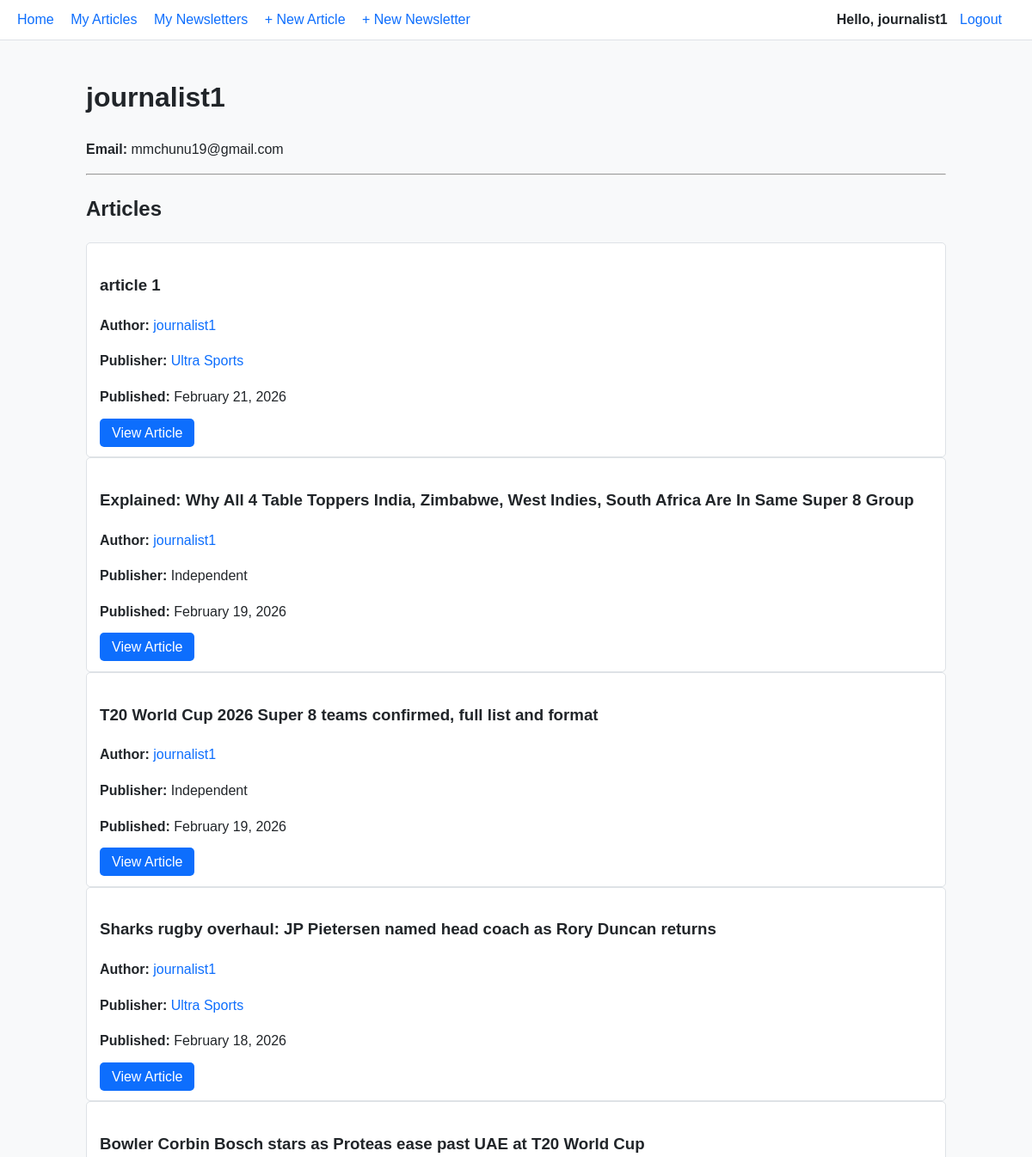
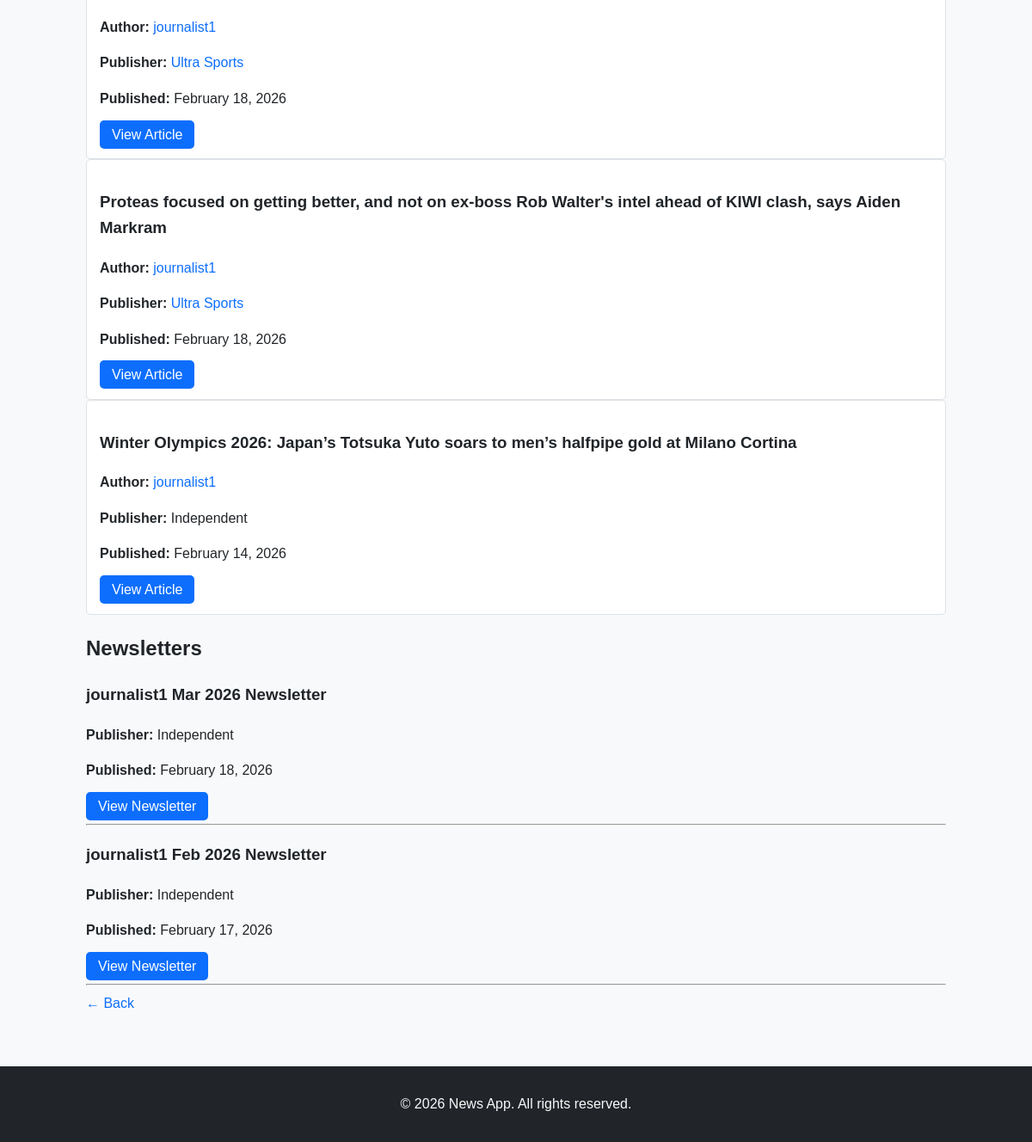
Screenshot of /journalists/10/ (signed in) with the database file from the repository (2 pictures, top to bottom).
### news/models.py (models this page shows, shortened)
class CustomUser(AbstractUser):
    role = models.CharField(
        max_length=20,
        choices=ROLE_CHOICES,
        default=ROLE_READER,
        help_text="Role of the user: Reader, Journalist, or Editor",
    )

class Article(models.Model):
    title = models.CharField(max_length=255, help_text="Title of the article.")
    content = models.TextField(help_text="Full content of the article.")
    author = models.ForeignKey(
        settings.AUTH_USER_MODEL,
        on_delete=models.CASCADE,
        related_name="articles",
        help_text="Journalist who authored the article.",
    )
    publisher = models.ForeignKey(
        Publisher,
        on_delete=models.SET_NULL,
        null=True,
        blank=True,
        related_name="articles",
        help_text="Publisher under which the article is published (optional).",
    )
    is_approved = models.BooleanField(
        default=False,
        help_text="Indicates whether the article has been approved by an editor.",
    )
    created_at = models.DateTimeField(
        auto_now_add=True, help_text="Timestamp when the article was created."
    )
    updated_at = models.DateTimeField(
        auto_now=True, help_text="Timestamp when the article was last updated."
    )
    published_at = models.DateTimeField(
        null=True,
        blank=True,
        help_text="Timestamp when the article is published (approved).",
    )
    class Meta:
        ordering = ["-published_at", "-created_at"]

class Publisher(models.Model):
    name = models.CharField(
        max_length=255, unique=True, help_text="Unique name of the publisher."
    )
    description = models.TextField(
        blank=True, help_text="Optional description of the publisher."
    )
    editors = models.ManyToManyField(
        settings.AUTH_USER_MODEL,
        related_name="editor_publishers",
        blank=True,
        help_text="Editors associated with this publisher.",
    )
    journalists = models.ManyToManyField(
        settings.AUTH_USER_MODEL,
        related_name="journalist_publishers",
        blank=True,
        help_text="Journalists associated with this publisher.",
    )
    created_at = models.DateTimeField(
        auto_now_add=True, help_text="Timestamp when the publisher was created."
    )

class Newsletter(models.Model):
    title = models.CharField(max_length=255)
    content = models.TextField()
    author = models.ForeignKey(
        settings.AUTH_USER_MODEL, on_delete=models.CASCADE, related_name="newsletters"
    )
    publisher = models.ForeignKey(
        "Publisher",
        on_delete=models.SET_NULL,
        null=True,
        blank=True,
        help_text="Required for editors, leave blank for journalists.",
    )
    is_published = models.BooleanField(default=False)
    created_at = models.DateTimeField(auto_now_add=True)
    published_at = models.DateTimeField(null=True, blank=True)
    class Meta:
        ordering = ["-published_at", "-created_at"]

### news/views.py (the view)
# urls.py: path("journalists/<int:pk>/", views.journalist_detail, name="journalist_detail"),
@login_required
def journalist_detail(request, pk):
    journalist = get_object_or_404(User, pk=pk)
    user = request.user
    if journalist.role != "journalist":
        return HttpResponseForbidden("This user is not a journalist.")
    is_subscribed = False
    if request.user.role == "reader":
        is_subscribed = JournalistSubscription.objects.filter(
            reader=request.user, journalist=journalist
        ).exists()
    if user.is_authenticated and user.role == "editor":
        approved_articles = Article.objects.filter(is_approved=True, author=journalist)
        pending_articles = Article.objects.filter(
            is_approved=False, author=journalist, publisher__editors=user
        )
        articles = (approved_articles | pending_articles).distinct()
    else:
        articles = Article.objects.filter(is_approved=True, author=journalist)
    for article in articles:
        article.can_edit = False
        article.can_delete = False
        article.can_approve = False
        if user.is_authenticated:
            if user == article.author:
                article.can_edit = True
                article.can_delete = True
            if (
                article.publisher
                and user.role == "editor"
                and user in article.publisher.editors.all()
            ):
                article.can_edit = True
                article.can_delete = True
                if not article.is_approved:
                    article.can_approve = True
    articles = articles.order_by("-published_at", "-created_at")
    return render(
        request,
        "news/journalist_detail.html",
        {
            "journalist": journalist,
            "is_subscribed": is_subscribed,
            "articles": articles,
        },
    )

### news/templates/news/journalist_detail.html (shortened to what this page needs)
{% extends "news/base.html" %}
{% block content %}
<h1>{{ journalist.username }}</h1>
<p><strong>Email:</strong> {{ journalist.email }}</p>
<hr>
<h2>Articles</h2>
{% include 'news/article_preview.html' with articles=journalist.articles.all %}
<h2>Newsletters</h2>
{% include "news/newsletter_preview.html" with newsletters=journalist.newsletters.all %}
<div>
    <a href="#"
       onclick="if(document.referrer){ history.back(); } else { window.location.href='{% url 'home' %}'; } return false;"
       class="link">
        ← Back
    </a>
</div>
{% endblock %}

### news/templates/news/base.html (shortened to what this page needs)
{% load static %}
<!DOCTYPE html>
<html lang="en">
<head>
    <link rel="stylesheet" href="{% static 'news/css/styles.css' %}">
</head>
<body>
    <div class="site-wrapper">
        <nav class="navbar">
            {% if user.is_authenticated %}
                <div class="nav-left">
                    <a href="{% url 'home' %}">Home</a>
                    {% if user.role == "reader" %}
                        <a href="{% url 'article_list' %}">Articles</a>
                        <a href="{% url 'newsletter_list' %}">Newsletters</a>
                        <a href="{% url 'journalist_list' %}">Journalists</a>
                        <a href="{% url 'publisher_list' %}">Publishers</a>
                        <a href="{% url 'my_subscriptions' %}">My Subscriptions</a>
                    {% elif user.role == "journalist" %}
                        <a href="{% url 'my_articles' %}">My Articles</a>
                        <a href="{% url 'my_newsletters' %}">My Newsletters</a>
                        <a href="{% url 'article_create' %}">+ New Article</a>
                        <a href="{% url 'newsletter_create' %}">+ New Newsletter</a>
                    {% endif %}
                </div>
                <div class="nav-right">
                    <span class="nav-user">Hello, {{ user.username }}</span>
                    <a href="{% url 'logout' %}">Logout</a>
                </div>
            {% endif %}
        </nav>
        <main class="main-content">
            {% block content %}
            {% endblock %}
        </main>
        <footer class="site-footer">
            <p>&copy; 2026 News App. All rights reserved.</p>
        </footer>
    </div>
</body>
</html>

### news/templates/news/article_preview.html (shortened to what this page needs)
{% for article in articles %}
    <div class="article-card">
        <h3>{{ article.title }}</h3>
        <p>
            <strong>Author:</strong>
            {% if user.is_authenticated %}
                <a href="{% url 'journalist_detail' article.author.pk %}" class="link">
                    {{ article.author.username }}
                </a>
            {% else %}
                <a href="{% url 'login' %}?next={% url 'journalist_detail' article.author.pk %}" class="link">
                    {{ article.author.username }}
                </a>
            {% endif %}
        </p>
        <p>
            <strong>Publisher:</strong>
            {% if article.publisher %}
                {% if user.is_authenticated %}
                    <a href="{% url 'publisher_detail' article.publisher.pk %}" class="link">
                        {{ article.publisher.name }}
                    </a>
                {% else %}
                    <a href="{% url 'login' %}?next={% url 'publisher_detail' article.publisher.pk %}" class="link">
                        {{ article.publisher.name }}
                    </a>
                {% endif %}
            {% else %}
                Independent
            {% endif %}
        </p>
        <p>
            <strong>Published:</strong>
            {% if article.published_at %}
                {{ article.published_at|date:"F d, Y" }}
            {% else %}
                Not published
            {% endif %}
        </p>
        {% if user.is_authenticated %}
            <a href="{% url 'article_detail' article.pk %}" class="btn btn-primary">View Article</a>
        {% else %}
            <a href="{% url 'login' %}?next={% url 'article_detail' article.pk %}" class="btn btn-secondary">
                View Article (Login Required)
            </a>
        {% endif %}
    </div>
{% empty %}
    <p>No articles available.</p>
{% endfor %}

### news/templates/news/newsletter_preview.html (shortened to what this page needs)
{% for newsletter in newsletters %}
    <div class="newsletter-preview">
        <h3>{{ newsletter.title }}</h3>
        <p>
            <strong>Publisher:</strong>
            {% if newsletter.publisher %}
                {% if user.is_authenticated %}
                    <a href="{% url 'publisher_detail' newsletter.publisher.pk %}" class="link-primary">
                        {{ newsletter.publisher.name }}
                    </a>
                {% else %}
                    <a href="{% url 'login' %}?next={% url 'publisher_detail' newsletter.publisher.pk %}" class="link-primary">
                        {{ newsletter.publisher.name }}
                    </a>
                {% endif %}
            {% else %}
                Independent
            {% endif %}
        </p>
        <p>
            <strong>Published:</strong>
            {% if newsletter.published_at %}
                {{ newsletter.published_at|date:"F d, Y" }}
            {% else %}
                Not published
            {% endif %}
        </p>
        {% if user.is_authenticated %}
            <a href="{% url 'newsletter_detail' newsletter.pk %}" class="btn btn-info">
                View Newsletter
            </a>
        {% else %}
            <a href="{% url 'login' %}?next={% url 'newsletter_detail' newsletter.pk %}" class="btn btn-secondary">
                View Newsletter (Login Required)
            </a>
        {% endif %}
        <hr>
    </div>
{% empty %}
    <p>No newsletters available.</p>
{% endfor %}

### static/news/css/styles.css (style rules this page uses)
body { font-family: Arial, Helvetica, sans-serif; background-color: #f8f9fa; color: #212529; margin: 0; padding: 0; line-height: 1.6; }
a { text-decoration: none; color: #0d6efd; }
nav { display: flex; justify-content: space-between; align-items: center; background-color: #ffffff; padding: 10px 20px; border-bottom: 1px solid #dee2e6; position: sticky; top: 0; z-index: 100; }
nav .nav-left a, nav .nav-right a { margin-right: 15px; }
nav .nav-user { margin-right: 10px; font-weight: bold; }
.btn-primary { background-color: #0d6efd; color: white; }
.btn-info { background-color: #0d6efd; color: white; }
.btn { cursor: pointer; border: none; border-radius: 5px; padding: 8px 14px; font-size: 1em; text-align: center; }
main { padding: 20px; max-width: 1000px; margin: 0 auto; }
.article-card, .newsletter-card { background-color: #ffffff; border: 1px solid #dee2e6; border-radius: 5px; padding: 15px; }
footer { background-color: #212529; color: #f8f9fa; text-align: center; padding: 15px; margin-top: 40px; }

### rows the page displays
CustomUser: username "journalist1", email "mmchunu19@gmail.com"
Article: title "article 1", author.username "journalist1", publisher.name "Ultra Sports", published_at "February 21, 2026"
Article: title "Explained: Why All 4 Table Toppers India, Zimbabwe, West Indies, South Africa Are In Same Super 8 Group", author.username "journalist1", shows "Independent", published_at "February 19, 2026"
Article: title "T20 World Cup 2026 Super 8 teams confirmed, full list and format", author.username "journalist1", shows "Independent", published_at "February 19, 2026"
Article: title "Sharks rugby overhaul: JP Pietersen named head coach as Rory Duncan returns", author.username "journalist1", publisher.name "Ultra Sports", published_at "February 18, 2026"
Article: title "Bowler Corbin Bosch stars as Proteas ease past UAE at T20 World Cup", author.username "journalist1", publisher.name "Ultra Sports", published_at "February 18, 2026"
Article: title "Proteas focused on getting better, and not on ex-boss Rob Walter's intel ahead of KIWI clash, says Aiden Markram", author.username "journalist1", publisher.name "Ultra Sports", published_at "February 18, 2026"
Article: title "Winter Olympics 2026: Japan’s Totsuka Yuto soars to men’s halfpipe gold at Milano Cortina", author.username "journalist1", shows "Independent", published_at "February 14, 2026"
Newsletter: title "journalist1 Mar 2026 Newsletter", shows "Independent", published_at "February 18, 2026"
Newsletter: title "journalist1 Feb 2026 Newsletter", shows "Independent", published_at "February 17, 2026"
